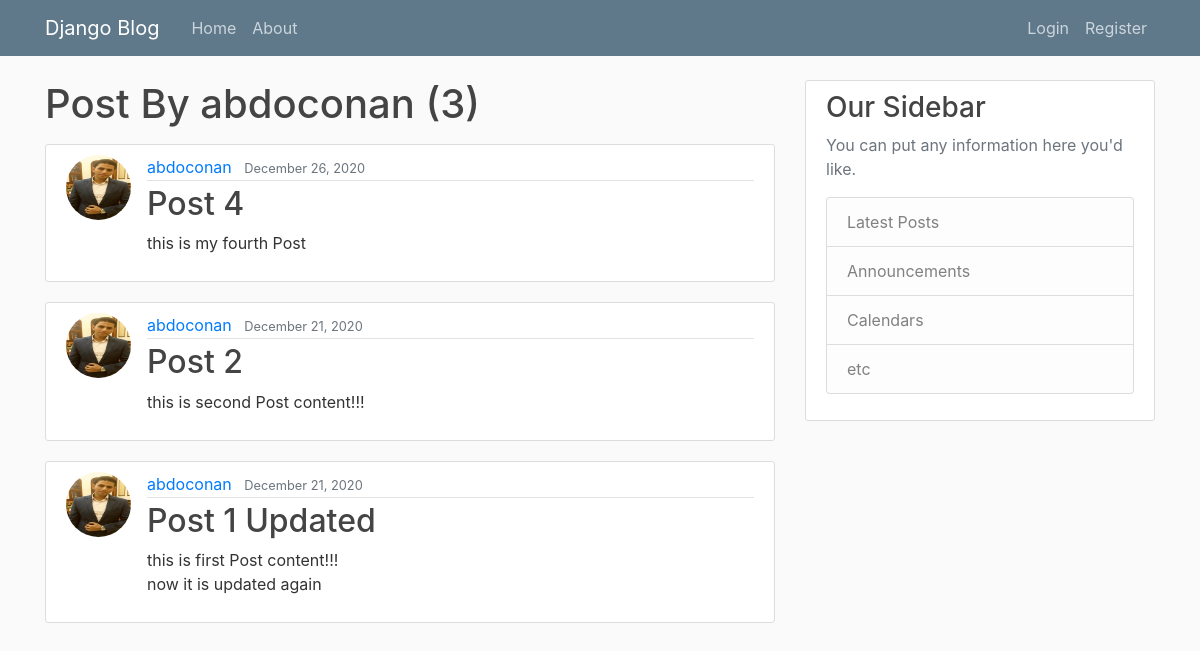
/user/abdoconan/, run on an earlier commit of the app's database.
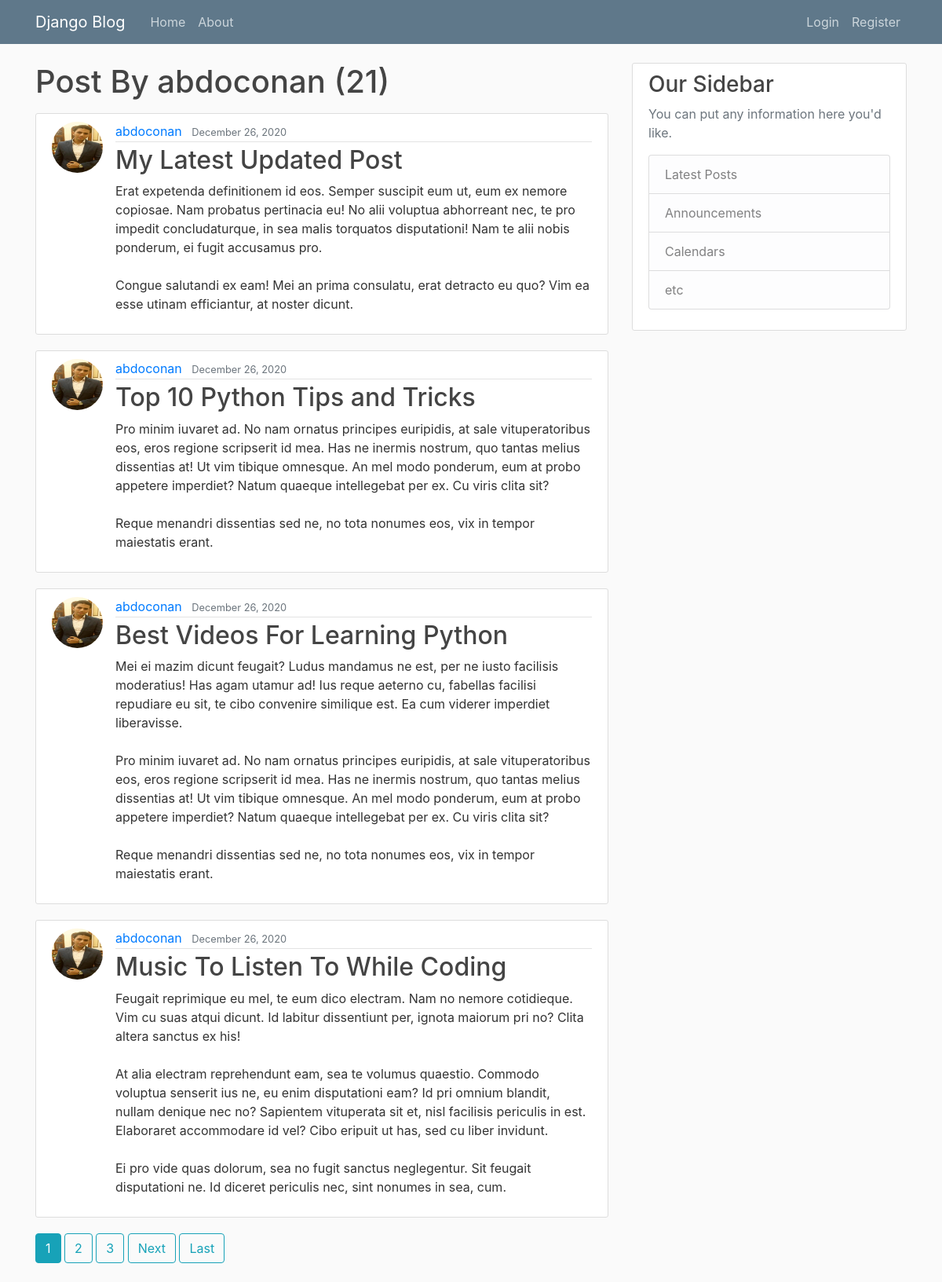
And on a later commit of the database.
### myblog/models.py (models this page shows, shortened)
class Posts(models.Model):
    title = models.CharField(max_length = 100)
    content = models.TextField()
    date_posted = models.DateTimeField(default = timezone.now)
    author = models.ForeignKey(User, on_delete = models.CASCADE)

### Users/models.py (models this page shows, shortened)
class Profile(models.Model):
    user = models.OneToOneField(User, on_delete = models.CASCADE)
    image = models.ImageField(default = "defualt.jpg", upload_to = 'profile_pics')

### myblog/views.py (the view)
# urls.py: path('user/<str:username>/', UserPostListView.as_view(), name = 'user-posts'),
class UserPostListView(ListView):
    model = Posts
    template_name = 'myblog/user_posts.html' # defult route for class base view <app>/<model>_<viewtype>.html
    context_object_name = 'posts'
    paginate_by = 4
    def get_queryset(self):
        user = get_object_or_404(User, username = self.kwargs.get('username'))
        return Posts.objects.filter(author=user).order_by('-date_posted')

### myblog/templates/myblog/user_posts.html (shortened to what this page needs)
{%extends 'myblog/base.html' %}
    {% block content %}
    <h1 class="mb-3">Post By {{view.kwargs.username }} ({{page_obj.paginator.count}})</h1>
       {% for post in posts %}
            <article class="media content-section">
                <img class='rounded-circle article-img'  src="{{ post.author.profile.image.url }}">
                <div class="media-body">
                <div class="article-metadata">
                    <a class="mr-2" href="{% url 'user-posts' post.author.username %}">{{ post.author }}</a>
                    <small class="text-muted">{{ post.date_posted|date:"F d, Y" }}</small>
                </div>
                <h2><a class="article-title" href="{% url 'post-detial' post.id %}">{{ post.title }}</a></h2>
                <p class="article-content">{{ post.content }}</p>
                </div>
            </article>
        {% endfor %}
        {% if is_paginated %}
            {% for num in page_obj.paginator.page_range %}
                {% if page_obj.number == num %}
                    <a class="btn btn-info mb-4" href="?page={{ num }}">{{ num }}</a>
                {% elif num > page_obj.number|add:'-3'  and  num < page_obj.number|add:'3' %}
                    <a class="btn btn-outline-info mb-4" href="?page={{ num }}">{{ num }}</a>
                {% endif %}
            {% endfor %}
            {% if page_obj.has_next %}
                <a class="btn btn-outline-info mb-4" href="?page={{ page_obj.next_page_number }}">Next</a>
                <a class="btn btn-outline-info mb-4" href="?page={{ page_obj.paginator.num_pages }}">Last</a>
            {% endif %}
        {% endif %}
    {% endblock content%}

What changed in the data, as far as the page shows it:
no longer on this page (row unchanged): Posts: author.profile.image (picture), author "abdoconan", date_posted "December 26, 2020", title "Post 4", content "this is my fourth Post"
no longer on this page (row unchanged): Posts: author.profile.image (picture), author "abdoconan", date_posted "December 21, 2020", title "Post 2", content "this is second Post content!!!"
no longer on this page (row unchanged): Posts: author.profile.image (picture), author "abdoconan", date_posted "December 21, 2020", title "Post 1 Updated", content "this is first Post content!!! now it is updated again"
added Posts: author.profile.image (picture), author "abdoconan", date_posted "December 26, 2020", title "My Latest Updated Post", content "Erat expetenda definitionem id eos. Semper suscipit eum ut, eum ex nemore copiosae. Nam probatus pertinacia eu! No alii voluptua abhorreant nec, te pro impedit concludaturque, in sea malis torquatos disputationi! Nam te alii nobis ponderum, ei fugit accusamus pro. Congue salutandi ex eam! Mei an prima consulatu, erat detracto eu quo? Vim ea esse utinam efficiantur, at noster dicunt."
added Posts: author.profile.image (picture), author "abdoconan", date_posted "December 26, 2020", title "Top 10 Python Tips and Tricks", content "Pro minim iuvaret ad. No nam ornatus principes euripidis, at sale vituperatoribus eos, eros regione scripserit id mea. Has ne inermis nostrum, quo tantas melius dissentias at! Ut vim tibique omnesque. An mel modo ponderum, eum at probo appetere imperdiet? Natum quaeque intellegebat per ex. Cu viris clita sit? Reque menandri dissentias sed ne, no tota nonumes eos, vix in tempor maiestatis erant."
added Posts: author.profile.image (picture), author "abdoconan", date_posted "December 26, 2020", title "Best Videos For Learning Python", content "Mei ei mazim dicunt feugait? Ludus mandamus ne est, per ne iusto facilisis moderatius! Has agam utamur ad! Ius reque aeterno cu, fabellas facilisi repudiare eu sit, te cibo convenire similique est. Ea cum viderer imperdiet liberavisse. Pro minim iuvaret ad. No nam ornatus principes euripidis, at sale vituperatoribus eos, eros regione scripserit id mea. Has ne inermis nostrum, quo tantas melius dissentias at! Ut vim tibique omnesque. An mel modo ponderum, eum at probo appetere imperdiet? Natum quaeque intellegebat per ex. Cu viris clita sit? Reque menandri dissentias sed ne, no tota nonumes eos, vix in tempor maiestatis erant."
added Posts: author.profile.image (picture), author "abdoconan", date_posted "December 26, 2020", title "Music To Listen To While Coding", content "Feugait reprimique eu mel, te eum dico electram. Nam no nemore cotidieque. Vim cu suas atqui dicunt. Id labitur dissentiunt per, ignota maiorum pri no? Clita altera sanctus ex his! At alia electram reprehendunt eam, sea te volumus quaestio. Commodo voluptua senserit ius ne, eu enim disputationi eam? Id pri omnium blandit, nullam denique nec no? Sapientem vituperata sit et, nisl facilisis periculis in est. Elaboraret accommodare id vel? Cibo eripuit ut has, sed cu liber invidunt. Ei pro vide quas dolorum, sea no fugit sanctus neglegentur. Sit feugait disputationi ne. Id diceret periculis nec, sint nonumes in sea, cum."
Also different on the page:
{{ page_obj.paginator.count }}: "3" → "21"
new list line: "1"
new list line: "2"
new list line: "3"
text now shown: "Next Last"
